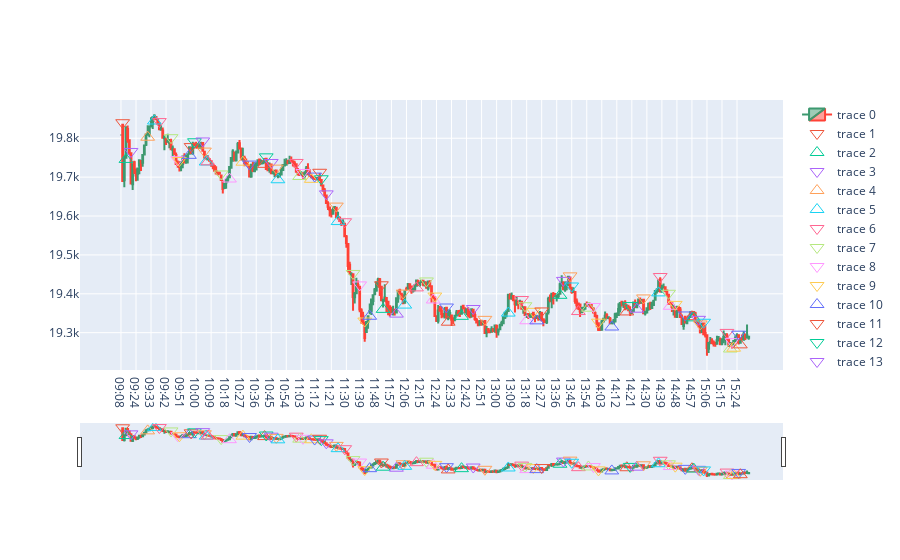

This figure's notebook cell:
### Code cell
fig.show()

### Figure 1 — Plotly figure (JSON) as saved in the notebook; plotly's stock layout.template omitted (floating-point values rounded to 4 significant figures; data arrays with more than 128 entries replaced by an {"elided": "..."} marker saying what was removed)
{"data": [{"close": {"elided": "377 float values"}, "high": {"elided": "377 float values"}, "low": {"elided": "377 float values"}, "open": {"elided": "377 float values"}, "type": "candlestick", "x": {"elided": "377 str values"}}, {"marker": {"size": 12, "symbol": "triangle-down-open"}, "mode": "markers+text", "type": "scatter", "x": ["09:16"], "y": [19840.0]}, {"marker": {"size": 12, "symbol": "triangle-up-open"}, "mode": "markers+text", "type": "scatter", "x": ["09:18"], "y": [19750.0]}, {"marker": {"size": 12, "symbol": "triangle-down-open"}, "mode": "markers+text", "type": "scatter", "x": ["09:21"], "y": [19766]}, {"marker": {"size": 12, "symbol": "triangle-up-open"}, "mode": "markers+text", "type": "scatter", "x": ["09:31"], "y": [19800.0]}, {"marker": {"size": 12, "symbol": "triangle-up-open"}, "mode": "markers+text", "type": "scatter", "x": ["09:35"], "y": [19840.0]}, {"marker": {"size": 12, "symbol": "triangle-down-open"}, "mode": "markers+text", "type": "scatter", "x": ["09:38"], "y": [19840.0]}, {"marker": {"size": 12, "symbol": "triangle-down-open"}, "mode": "markers+text", "type": "scatter", "x": ["09:45"], "y": [19800.0]}, {"marker": {"size": 12, "symbol": "triangle-down-open"}, "mode": "markers+text", "type": "scatter", "x": ["09:49"], "y": [19740.0]}, {"marker": {"size": 12, "symbol": "triangle-down-open"}, "mode": "markers+text", "type": "scatter", "x": ["09:50"], "y": [19740.0]}, {"marker": {"size": 12, "symbol": "triangle-up-open"}, "mode": "markers+text", "type": "scatter", "x": ["09:56"], "y": [19760.0]}, {"marker": {"size": 12, "symbol": "triangle-down-open"}, "mode": "markers+text", "type": "scatter", "x": ["09:57"], "y": [19780.0]}, {"marker": {"size": 12, "symbol": "triangle-down-open"}, "mode": "markers+text", "type": "scatter", "x": ["09:59"], "y": [19791]}, {"marker": {"size": 12, "symbol": "triangle-down-open"}, "mode": "markers+text", "type": "scatter", "x": ["10:04"], "y": [19790.0]}, {"marker": {"size": 12, "symbol": "triangle-down-open"}, "mode": "markers+text", "type": "scatter", "x": ["10:05"], "y": [19770.0]}, {"marker": {"size": 12, "symbol": "triangle-up-open"}, "mode": "markers+text", "type": "scatter", "x": ["10:06"], "y": [19740.0]}, {"marker": {"size": 12, "symbol": "triangle-up-open"}, "mode": "markers+text", "type": "scatter", "x": ["10:07"], "y": [19740.0]}, {"marker": {"size": 12, "symbol": "triangle-down-open"}, "mode": "markers+text", "type": "scatter", "x": ["10:15"], "y": [19710.0]}, {"marker": {"size": 12, "symbol": "triangle-up-open"}, "mode": "markers+text", "type": "scatter", "x": ["10:20"], "y": [19700.0]}, {"marker": {"size": 12, "symbol": "triangle-up-open"}, "mode": "markers+text", "type": "scatter", "x": ["10:28"], "y": [19740.0]}, {"marker": {"size": 12, "symbol": "triangle-down-open"}, "mode": "markers+text", "type": "scatter", "x": ["10:32"], "y": [19730.0]}, {"marker": {"size": 12, "symbol": "triangle-up-open"}, "mode": "markers+text", "type": "scatter", "x": ["10:41"], "y": [19730.0]}, {"marker": {"size": 12, "symbol": "triangle-down-open"}, "mode": "markers+text", "type": "scatter", "x": ["10:42"], "y": [19750.0]}, {"marker": {"size": 12, "symbol": "triangle-down-open"}, "mode": "markers+text", "type": "scatter", "x": ["10:45"], "y": [19740.0]}, {"marker": {"size": 12, "symbol": "triangle-down-open"}, "mode": "markers+text", "type": "scatter", "x": ["10:48"], "y": [19720.0]}, {"marker": {"size": 12, "symbol": "triangle-up-open"}, "mode": "markers+text", "type": "scatter", "x": ["10:49"], "y": [19690.0]}, {"marker": {"size": 12, "symbol": "triangle-down-open"}, "mode": "markers+text", "type": "scatter", "x": ["11:00"], "y": [19740.0]}, {"marker": {"size": 12, "symbol": "triangle-up-open"}, "mode": "markers+text", "type": "scatter", "x": ["11:02"], "y": [19700.0]}, {"marker": {"size": 12, "symbol": "triangle-down-open"}, "mode": "markers+text", "type": "scatter", "x": ["11:04"], "y": [19710.0]}, {"marker": {"size": 12, "symbol": "triangle-up-open"}, "mode": "markers+text", "type": "scatter", "x": ["11:09"], "y": [19690.0]}, {"marker": {"size": 12, "symbol": "triangle-down-open"}, "mode": "markers+text", "type": "scatter", "x": ["11:11"], "y": [19700.0]}, {"marker": {"size": 12, "symbol": "triangle-down-open"}, "mode": "markers+text", "type": "scatter", "x": ["11:14"], "y": [19710.0]}, {"marker": {"size": 12, "symbol": "triangle-down-open"}, "mode": "markers+text", "type": "scatter", "x": ["11:15"], "y": [19700.0]}, {"marker": {"size": 12, "symbol": "triangle-down-open"}, "mode": "markers+text", "type": "scatter", "x": ["11:18"], "y": [19660.0]}, {"marker": {"size": 12, "symbol": "triangle-down-open"}, "mode": "markers+text", "type": "scatter", "x": ["11:24"], "y": [19630.0]}, {"marker": {"size": 12, "symbol": "triangle-up-open"}, "mode": "markers+text", "type": "scatter", "x": ["11:25"], "y": [19590.0]}, {"marker": {"size": 12, "symbol": "triangle-down-open"}, "mode": "markers+text", "type": "scatter", "x": ["11:29"], "y": [19590.0]}, {"marker": {"size": 12, "symbol": "triangle-down-open"}, "mode": "markers+text", "type": "scatter", "x": ["11:34"], "y": [19450.0]}, {"marker": {"size": 12, "symbol": "triangle-down-open"}, "mode": "markers+text", "type": "scatter", "x": ["11:38"], "y": [19420.0]}, {"marker": {"size": 12, "symbol": "triangle-down-open"}, "mode": "markers+text", "type": "scatter", "x": ["11:41"], "y": [19330.0]}, {"marker": {"size": 12, "symbol": "triangle-up-open"}, "mode": "markers+text", "type": "scatter", "x": ["11:44"], "y": [19340.0]}, {"marker": {"size": 12, "symbol": "triangle-down-open"}, "mode": "markers+text", "type": "scatter", "x": ["11:51"], "y": [19420.0]}, {"marker": {"size": 12, "symbol": "triangle-up-open"}, "mode": "markers+text", "type": "scatter", "x": ["11:52"], "y": [19360.0]}, {"marker": {"size": 12, "symbol": "triangle-up-open"}, "mode": "markers+text", "type": "scatter", "x": ["12:00"], "y": [19350.0]}, {"marker": {"size": 12, "symbol": "triangle-down-open"}, "mode": "markers+text", "type": "scatter", "x": ["12:04"], "y": [19400.0]}, {"marker": {"size": 12, "symbol": "triangle-up-open"}, "mode": "markers+text", "type": "scatter", "x": ["12:05"], "y": [19370.0]}, {"marker": {"size": 12, "symbol": "triangle-up-open"}, "mode": "markers+text", "type": "scatter", "x": ["12:12"], "y": [19420.0]}, {"marker": {"size": 12, "symbol": "triangle-down-open"}, "mode": "markers+text", "type": "scatter", "x": ["12:18"], "y": [19433]}, {"marker": {"size": 12, "symbol": "triangle-up-open"}, "mode": "markers+text", "type": "scatter", "x": ["12:22"], "y": [19384]}, {"marker": {"size": 12, "symbol": "triangle-down-open"}, "mode": "markers+text", "type": "scatter", "x": ["12:23"], "y": [19390.0]}, {"marker": {"size": 12, "symbol": "triangle-down-open"}, "mode": "markers+text", "type": "scatter", "x": ["12:30"], "y": [19366]}, {"marker": {"size": 12, "symbol": "triangle-up-open"}, "mode": "markers+text", "type": "scatter", "x": ["12:31"], "y": [19330.0]}, {"marker": {"size": 12, "symbol": "triangle-up-open"}, "mode": "markers+text", "type": "scatter", "x": ["12:39"], "y": [19342]}, {"marker": {"size": 12, "symbol": "triangle-down-open"}, "mode": "markers+text", "type": "scatter", "x": ["12:46"], "y": [19360.0]}, {"marker": {"size": 12, "symbol": "triangle-down-open"}, "mode": "markers+text", "type": "scatter", "x": ["12:53"], "y": [19330.0]}, {"marker": {"size": 12, "symbol": "triangle-up-open"}, "mode": "markers+text", "type": "scatter", "x": ["13:07"], "y": [19350.0]}, {"marker": {"size": 12, "symbol": "triangle-down-open"}, "mode": "markers+text", "type": "scatter", "x": ["13:15"], "y": [19390.0]}, {"marker": {"size": 12, "symbol": "triangle-down-open"}, "mode": "markers+text", "type": "scatter", "x": ["13:17"], "y": [19370.0]}, {"marker": {"size": 12, "symbol": "triangle-up-open"}, "mode": "markers+text", "type": "scatter", "x": ["13:18"], "y": [19330.0]}, {"marker": {"size": 12, "symbol": "triangle-down-open"}, "mode": "markers+text", "type": "scatter", "x": ["13:22"], "y": [19350.0]}, {"marker": {"size": 12, "symbol": "triangle-up-open"}, "mode": "markers+text", "type": "scatter", "x": ["13:24"], "y": [19330.0]}, {"marker": {"size": 12, "symbol": "triangle-down-open"}, "mode": "markers+text", "type": "scatter", "x": ["13:27"], "y": [19360.0]}, {"marker": {"size": 12, "symbol": "triangle-up-open"}, "mode": "markers+text", "type": "scatter", "x": ["13:38"], "y": [19396]}, {"marker": {"size": 12, "symbol": "triangle-down-open"}, "mode": "markers+text", "type": "scatter", "x": ["13:40"], "y": [19430.0]}, {"marker": {"size": 12, "symbol": "triangle-down-open"}, "mode": "markers+text", "type": "scatter", "x": ["13:44"], "y": [19450.0]}, {"marker": {"size": 12, "symbol": "triangle-down-open"}, "mode": "markers+text", "type": "scatter", "x": ["13:45"], "y": [19420.0]}, {"marker": {"size": 12, "symbol": "triangle-up-open"}, "mode": "markers+text", "type": "scatter", "x": ["13:49"], "y": [19350.0]}, {"marker": {"size": 12, "symbol": "triangle-up-open"}, "mode": "markers+text", "type": "scatter", "x": ["13:55"], "y": [19360.0]}, {"marker": {"size": 12, "symbol": "triangle-down-open"}, "mode": "markers+text", "type": "scatter", "x": ["13:58"], "y": [19370.0]}, {"marker": {"size": 12, "symbol": "triangle-down-open"}, "mode": "markers+text", "type": "scatter", "x": ["14:01"], "y": [19330.0]}, {"marker": {"size": 12, "symbol": "triangle-up-open"}, "mode": "markers+text", "type": "scatter", "x": ["14:09"], "y": [19310.0]}, {"marker": {"size": 12, "symbol": "triangle-up-open"}, "mode": "markers+text", "type": "scatter", "x": ["14:18"], "y": [19350.0]}, {"marker": {"size": 12, "symbol": "triangle-down-open"}, "mode": "markers+text", "type": "scatter", "x": ["14:20"], "y": [19370.0]}, {"marker": {"size": 12, "symbol": "triangle-up-open"}, "mode": "markers+text", "type": "scatter", "x": ["14:24"], "y": [19360.0]}, {"marker": {"size": 12, "symbol": "triangle-down-open"}, "mode": "markers+text", "type": "scatter", "x": ["14:28"], "y": [19390.0]}, {"marker": {"size": 12, "symbol": "triangle-up-open"}, "mode": "markers+text", "type": "scatter", "x": ["14:37"], "y": [19400.0]}, {"marker": {"size": 12, "symbol": "triangle-down-open"}, "mode": "markers+text", "type": "scatter", "x": ["14:38"], "y": [19440.0]}, {"marker": {"size": 12, "symbol": "triangle-down-open"}, "mode": "markers+text", "type": "scatter", "x": ["14:43"], "y": [19400.0]}, {"marker": {"size": 12, "symbol": "triangle-up-open"}, "mode": "markers+text", "type": "scatter", "x": ["14:44"], "y": [19370.0]}, {"marker": {"size": 12, "symbol": "triangle-down-open"}, "mode": "markers+text", "type": "scatter", "x": ["14:47"], "y": [19370.0]}, {"marker": {"size": 12, "symbol": "triangle-down-open"}, "mode": "markers+text", "type": "scatter", "x": ["14:53"], "y": [19350.0]}, {"marker": {"size": 12, "symbol": "triangle-up-open"}, "mode": "markers+text", "type": "scatter", "x": ["14:57"], "y": [19340.0]}, {"marker": {"size": 12, "symbol": "triangle-up-open"}, "mode": "markers+text", "type": "scatter", "x": ["14:58"], "y": [19338]}, {"marker": {"size": 12, "symbol": "triangle-down-open"}, "mode": "markers+text", "type": "scatter", "x": ["15:01"], "y": [19330.0]}, {"marker": {"size": 12, "symbol": "triangle-down-open"}, "mode": "markers+text", "type": "scatter", "x": ["15:02"], "y": [19320.0]}, {"marker": {"size": 12, "symbol": "triangle-down-open"}, "mode": "markers+text", "type": "scatter", "x": ["15:04"], "y": [19330.0]}, {"marker": {"size": 12, "symbol": "triangle-down-open"}, "mode": "markers+text", "type": "scatter", "x": ["15:18"], "y": [19300.0]}, {"marker": {"size": 12, "symbol": "triangle-up-open"}, "mode": "markers+text", "type": "scatter", "x": ["15:20"], "y": [19258]}, {"marker": {"size": 12, "symbol": "triangle-down-open"}, "mode": "markers+text", "type": "scatter", "x": ["15:21"], "y": [19277]}, {"marker": {"size": 12, "symbol": "triangle-up-open"}, "mode": "markers+text", "type": "scatter", "x": ["15:22"], "y": [19260.0]}, {"marker": {"size": 12, "symbol": "triangle-down-open"}, "mode": "markers+text", "type": "scatter", "x": ["15:25"], "y": [19300.0]}, {"marker": {"size": 12, "symbol": "triangle-up-open"}, "mode": "markers+text", "type": "scatter", "x": ["15:26"], "y": [19270.0]}], "layout": {}}
